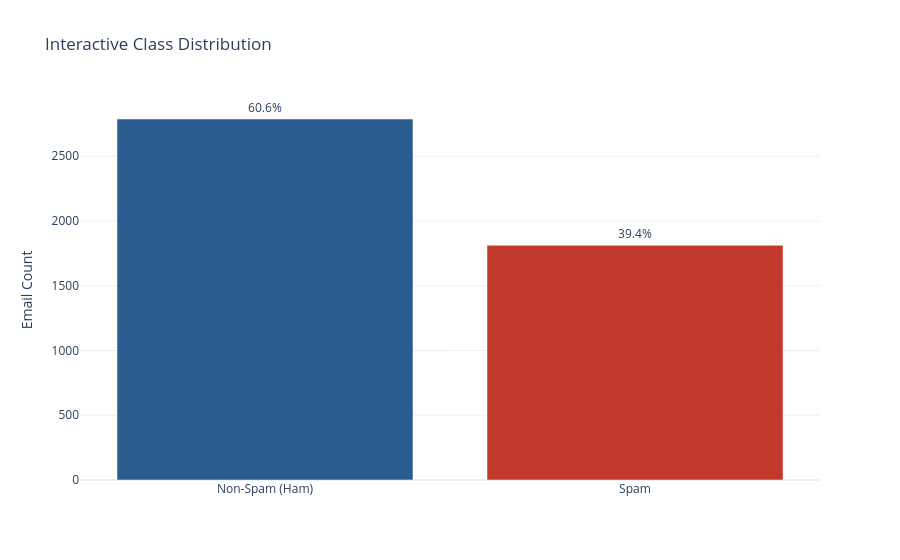

The notebook cell saved with this chart:
### Code cell
# Interactive Target Distribution with Plotly
counts_df = df['is_spam'].value_counts().reset_index()
counts_df.columns = ['Class', 'Count']
counts_df['Label'] = counts_df['Class'].map({0: 'Non-Spam (Ham)', 1: 'Spam'})
counts_df['Percentage'] = (counts_df['Count'] / len(df) * 100).round(2)

fig = px.bar(
    counts_df,
    x='Label',
    y='Count',
    color='Label',
    color_discrete_map={'Non-Spam (Ham)': '#2b5c8f', 'Spam': '#c0392b'},
    text='Percentage',
    title='Interactive Class Distribution',
    template='plotly_white'
)
fig.update_traces(texttemplate='%{text}%', textposition='outside')
fig.update_layout(showlegend=False, yaxis_title='Email Count', xaxis_title='')
fig.show()

### Figure 1 — Plotly figure (JSON) as saved in the notebook; plotly's stock layout.template omitted (floating-point values rounded to 4 significant figures)
{"data": [{"hovertemplate": "Label=%{x}<br>Count=%{y}<br>Percentage=%{text}<extra></extra>", "legendgroup": "Non-Spam (Ham)", "marker": {"color": "#2b5c8f", "pattern": {"shape": ""}}, "name": "Non-Spam (Ham)", "orientation": "v", "showlegend": true, "text": [60.6], "textposition": "outside", "texttemplate": "%{text}%", "type": "bar", "x": ["Non-Spam (Ham)"], "xaxis": "x", "y": [2788], "yaxis": "y"}, {"hovertemplate": "Label=%{x}<br>Count=%{y}<br>Percentage=%{text}<extra></extra>", "legendgroup": "Spam", "marker": {"color": "#c0392b", "pattern": {"shape": ""}}, "name": "Spam", "orientation": "v", "showlegend": true, "text": [39.4], "textposition": "outside", "texttemplate": "%{text}%", "type": "bar", "x": ["Spam"], "xaxis": "x", "y": [1813], "yaxis": "y"}], "layout": {"barmode": "relative", "legend": {"title": {"text": "Label"}, "tracegroupgap": 0}, "showlegend": false, "title": {"text": "Interactive Class Distribution"}, "xaxis": {"anchor": "y", "categoryarray": ["Non-Spam (Ham)", "Spam"], "categoryorder": "array", "domain": [0, 1], "title": {"text": ""}}, "yaxis": {"anchor": "x", "domain": [0, 1], "title": {"text": "Email Count"}}}}
